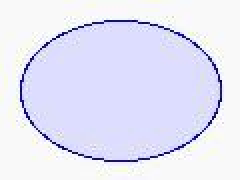
#> input picture image2.jpg, 120 x 90 px (shown 2 times larger)
$ python main.py
#> lines starting #> are read from the running program, lines starting #| are printed output that depends on the picture; after the words box and inside, x2 and y2 are one past the last pixel; in counts of white or black regions, pixels touching at a corner belong together
import cv2
import numpy as np

def detect_shapes(image_path):
    # Load the image
#> called with image_path = 'image2.jpg'
    image = cv2.imread(image_path)
#> image is the input picture: shape (90, 120, 3); mean B, G, R 246.4, 228.7, 228.5
    if image is None:
        print(f"Error: Unable to load image at {image_path}")
        return

    gray = cv2.cvtColor(image, cv2.COLOR_BGR2GRAY)
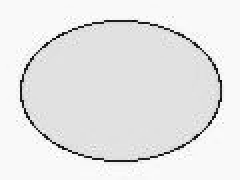
#> gray: shape (90, 120) (shown 2 times larger); min 6, max 255, mean 230.7
    blurred = cv2.GaussianBlur(gray, (5, 5), 0)
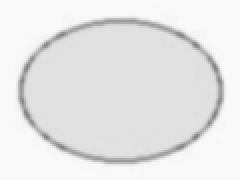
#> blurred: shape (90, 120) (shown 2 times larger); min 129, max 250, mean 230.7
    edged = cv2.Canny(blurred, 50, 150)
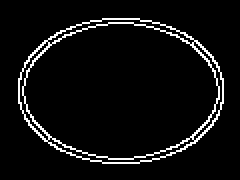
#> edged: shape (90, 120) (shown 2 times larger); 5.7% white in thin lines or dots, all inside (x1, y1, x2, y2) = (9, 9, 112, 82)

    # Find contours in the edge map
    contours, _ = cv2.findContours(edged.copy(), cv2.RETR_EXTERNAL, cv2.CHAIN_APPROX_SIMPLE)
#> contours = 1 contour; box (x1, y1, x2, y2) and area: (9, 9, 112, 82) 5858

    for contour in contours:
        shape = detect_shape(contour)
        # Draw the contour and label the shape
        M = cv2.moments(contour)
        if M["m00"] > 0:
            cX = int((M["m10"] / M["m00"]))
            cY = int((M["m01"] / M["m00"]))
        else:
            continue

        cv2.drawContours(image, [contour], -1, (0, 255, 0), 2)
        cv2.putText(image, shape, (cX, cY), cv2.FONT_HERSHEY_SIMPLEX, 0.5, (255, 255, 255), 2)
#> this loop made 1 pass
#> (shape, perimeter in detect_shape, x in detect_shape, y in detect_shape, MA in detect_shape, ma in detect_shape, angle in detect_shape, cX) on pass 1: ('ellipse', 291.8, 60.03, 45.02, 72.51, 103.1, 90.08, 60)
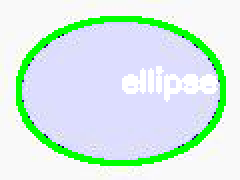
#> image: shape (90, 120, 3) (shown 2 times larger); 12.44% of pixels changed, all inside (x1, y1, x2, y2) = (8, 8, 113, 83)

    # Save the output image to a file
    output_path = 'image2_output.jpg'
    cv2.imwrite(output_path, image)
    print(f"Output image saved to {output_path}")

def detect_shape(contour):
    shape = "unidentified"
    perimeter = cv2.arcLength(contour, True)
    approx = cv2.approxPolyDP(contour, 0.04 * perimeter, True)

    # If the shape has 3 vertices, it is a triangle
    if len(approx) == 3:
        shape = "triangle"
    # If the shape has 4 vertices, it is either a square or a rectangle
    elif len(approx) == 4:
        (x, y, w, h) = cv2.boundingRect(approx)
        ar = w / float(h)
        shape = "square" if ar >= 0.95 and ar <= 1.05 else "rectangle"
    # If the shape has 5 vertices, it is a pentagon
    elif len(approx) == 5:
        shape = "pentagon"
    # If the shape has more than 5 vertices, we consider it to be a circle or an ellipse
    else:
        (x, y), (MA, ma), angle = cv2.fitEllipse(contour)
        if np.abs(MA - ma) < 0.1 * max(MA, ma):
            shape = "circle"
        else:
            shape = "ellipse"

    return shape

# Example usage
image_path = 'image2.jpg'
detect_shapes(image_path)

$ run again, with image1.jpg copied over image2.jpg
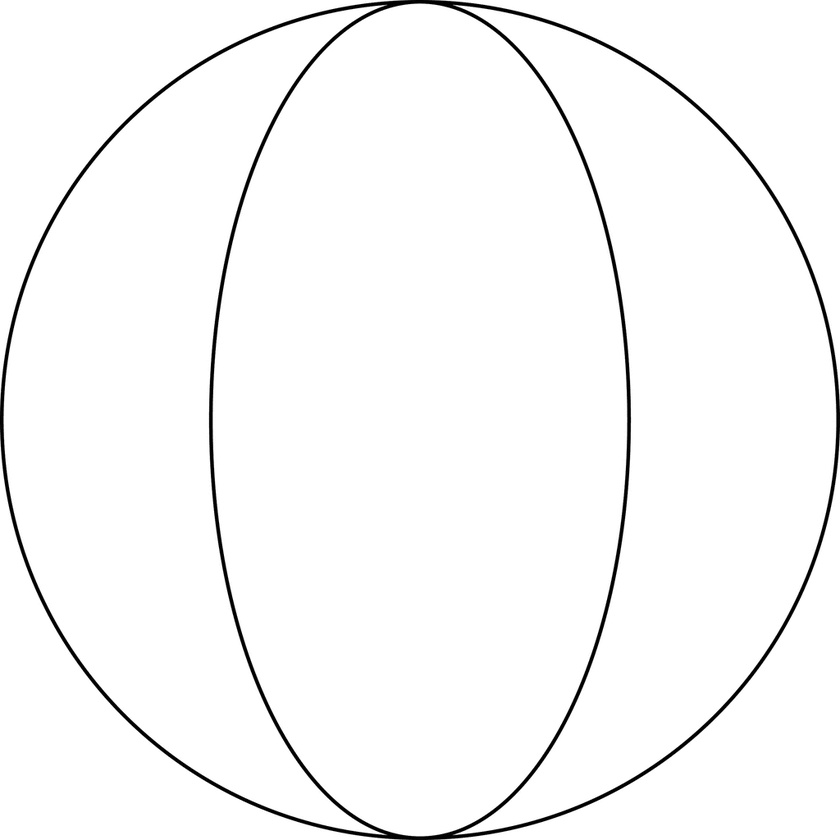
#> input picture image1.jpg, 840 x 840 px, shrunk from 1024 x 1024 before the run
#> in detect_shapes, image is the input picture: shape (840, 840, 3); min 0, max 255, mean 249
#> in detect_shapes, `edged = cv2.Canny(blurred, 50, 150)`:
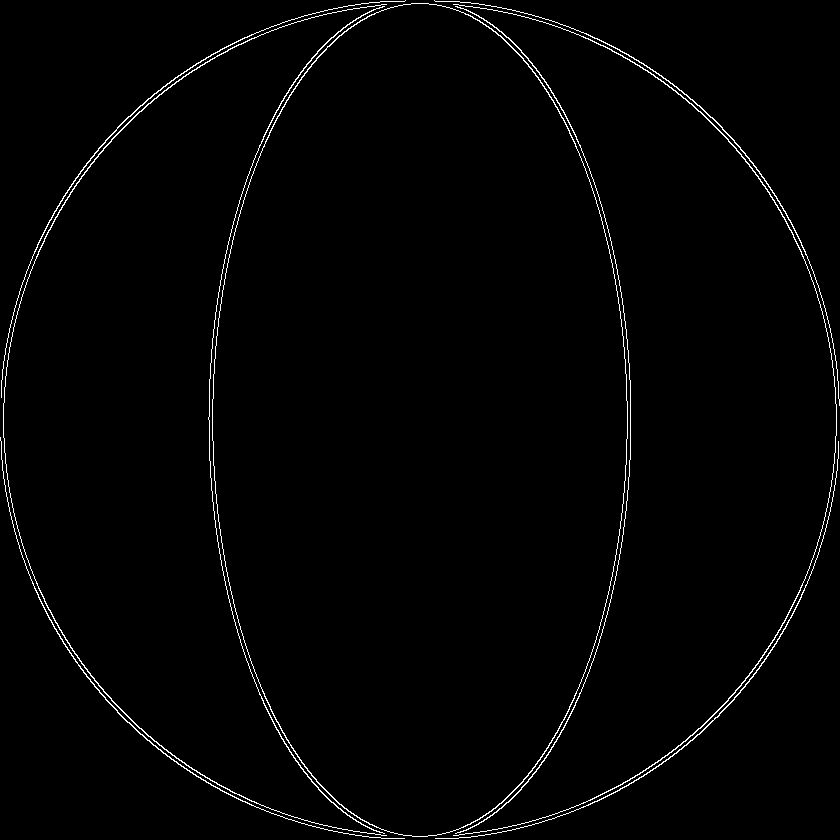
#> edged: shape (840, 840); 1.5% white in thin lines or dots
#> contours = 9 contours; largest, box (x1, y1, x2, y2) and area: (212, 3, 628, 837) 271176, (453, 4, 837, 836) 354, (3, 4, 387, 836) 353, (455, 6, 631, 834) 204, (208, 6, 385, 834) 203
#> the loop in detect_shapes, `for contour in contours:` made 9 passes
#> (shape, perimeter in detect_shape, approx in detect_shape, x in detect_shape, y in detect_shape, w in detect_shape, h in detect_shape, ar in detect_shape) on passes 1 to 4: ('square', 1316.5, [[838, 441], [713, 720], [435, 838], [717, 717]], 435, 441, 404, 398, 1.02), ('square', 1324.7, [[0, 437], [127, 722], [404, 838], [128, 722]], 0, 437, 405, 402, 1.01), ('rectangle', 1994.3, [[457, 6], [630, 459], [455, 833], [630, 459]], 455, 6, 176, 828, 0.213), ('rectangle', 1996, [[382, 6], [208, 419], [384, 833], [208, 419]], 208, 6, 177, 828, 0.214)
#> after the loop in detect_shapes, `for contour in contours:`:
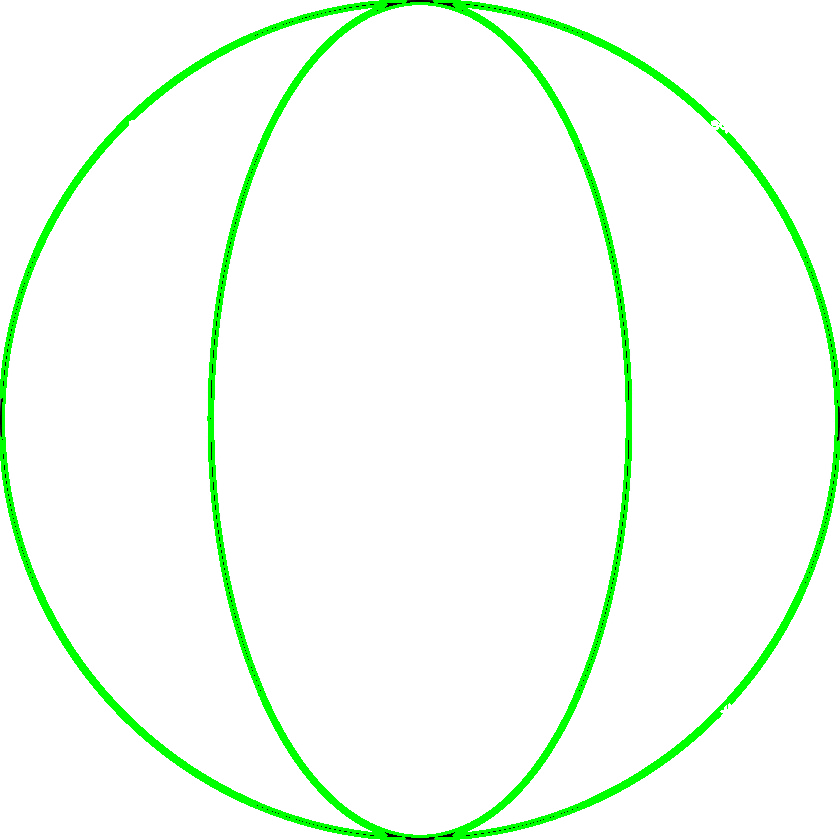
#> image: shape (840, 840, 3); 4.5% of pixels changed, all inside (x1, y1, x2, y2) = (0, 0, 840, 840)

$ run again, with image.jpg copied over image2.jpg
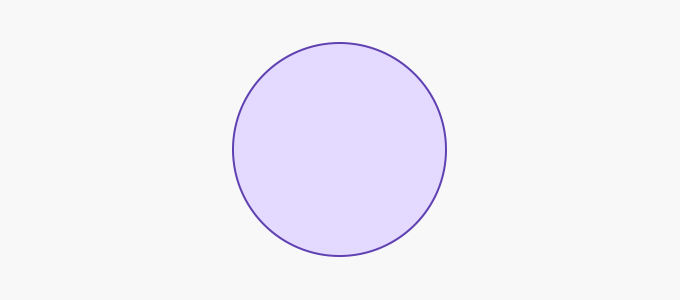
#> input picture image.jpg, 680 x 300 px
#> in detect_shapes, image is the input picture: shape (300, 680, 3); mean B, G, R 248.7, 241.6, 243.6
#> in detect_shapes, `edged = cv2.Canny(blurred, 50, 150)`:
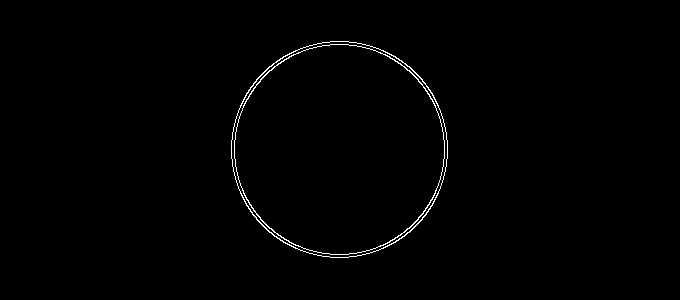
#> edged: shape (300, 680); 0.76% white in thin lines or dots, all inside (x1, y1, x2, y2) = (231, 41, 448, 258)
#> contours = 1 contour; box (x1, y1, x2, y2) and area: (231, 41, 448, 258) 36674
#> the loop in detect_shapes, `for contour in contours:` made 1 pass
#> (shape, perimeter in detect_shape, x in detect_shape, y in detect_shape, MA in detect_shape, ma in detect_shape, angle in detect_shape, cX) on pass 1: ('circle', 716.4, 339, 149, 216.1, 216.1, 90, 339)
#> after the loop in detect_shapes, `for contour in contours:`:
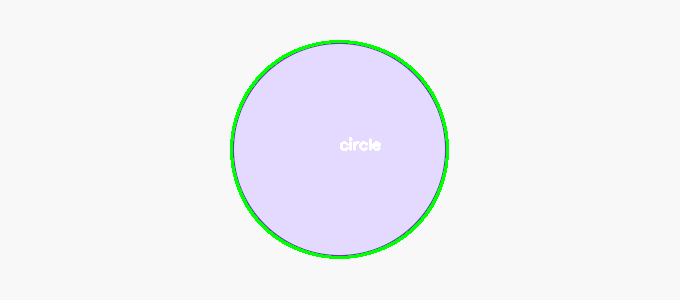
#> image: shape (300, 680, 3); 1.29% of pixels changed, all inside (x1, y1, x2, y2) = (230, 40, 449, 259)
